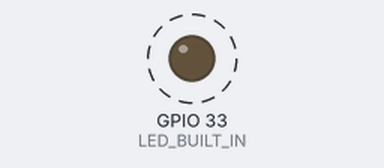
Simulated run of this sketch. Board: ESP32. On the bench: output pins drawn as LEDs (lit = HIGH). Dashed ring = blinking.

Above: at 0.5 s.
Timing chart, 0 to 4.6 s (numbered marks = the images above):
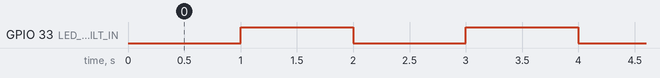

The sketch:

ESP32Cam_Test.ino
```cpp
#define LED_BUILT_IN 33

void setup() {
  pinMode(LED_BUILT_IN, OUTPUT); // Set the pin as output
}

// Remember that the pin work with inverted logic
// LOW to Turn on and HIGH to turn off
void loop() {
  digitalWrite(LED_BUILT_IN, LOW); //Turn on
  delay (1000); //Wait 1 sec
  digitalWrite(LED_BUILT_IN, HIGH); //Turn off
  delay (1000); //Wait 1 sec
}
```

Measured:
- by itself, GPIO 33 (LED_BUILT_IN): alternates HIGH for 1.0 s and LOW for 1.0 s
